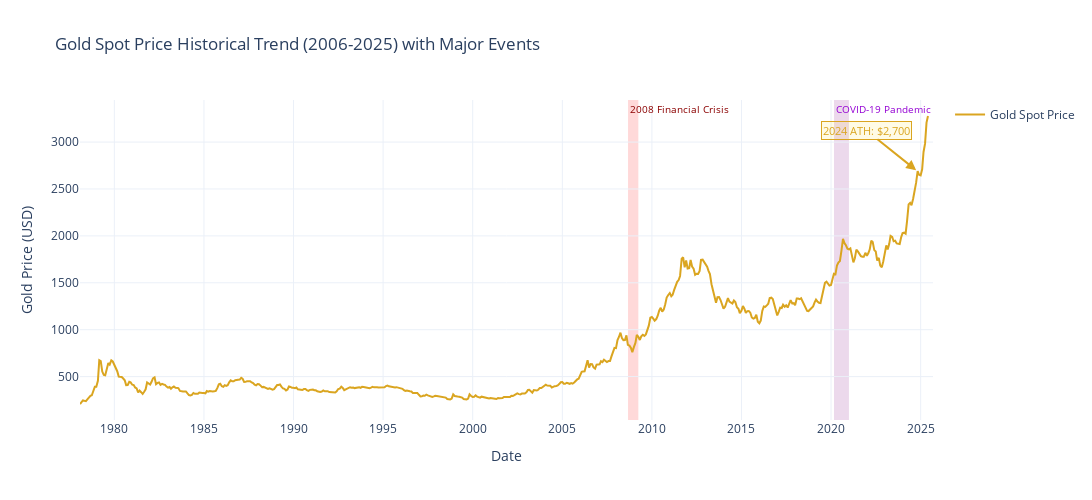

Notebook cell for this chart:
### Code cell
# Interactive Gold Price Time Series with Event Highlights
import plotly.graph_objects as go

fig = go.Figure()

# Main gold price line
fig.add_trace(go.Scatter(
    x=df.index,
    y=df['Gold_Spot'],
    mode='lines',
    name='Gold Spot Price',
    line=dict(color='goldenrod', width=2),
    hovertemplate='<b>Date</b>: %{x|%Y-%m-%d}<br><b>Price</b>: $%{y:.2f}<extra></extra>'
))

# 2008 Financial Crisis highlight (Sep 2008 - Mar 2009)
fig.add_vrect(
    x0="2008-09-01", x1="2009-03-31",
    fillcolor="red", opacity=0.15,
    layer="below", line_width=0,
    annotation_text="2008 Financial Crisis",
    annotation_position="top left",
    annotation=dict(font_size=10, font_color="darkred")
)

# COVID-19 Pandemic highlight (Mar 2020 - Dec 2020)
fig.add_vrect(
    x0="2020-03-01", x1="2020-12-31",
    fillcolor="purple", opacity=0.15,
    layer="below", line_width=0,
    annotation_text="COVID-19 Pandemic",
    annotation_position="top left",
    annotation=dict(font_size=10, font_color="darkviolet")
)

# 2024 All-Time High annotation
fig.add_annotation(
    x="2024-10-01", y=2700,
    text="2024 ATH: $2,700",
    showarrow=True,
    arrowhead=2,
    arrowsize=1,
    arrowwidth=2,
    arrowcolor="goldenrod",
    ax=-50, ay=-40,
    font=dict(size=11, color="goldenrod"),
    bgcolor="rgba(255, 215, 0, 0.1)",
    bordercolor="goldenrod",
    borderwidth=1
)

fig.update_layout(
    title="Gold Spot Price Historical Trend (2006-2025) with Major Events",
    xaxis_title="Date",
    yaxis_title="Gold Price (USD)",
    width=1200,
    height=500,
    hovermode='x unified',
    showlegend=True,
    template='plotly_white'
)

fig.show()

### Figure 1 — Plotly figure (JSON) as saved in the notebook; plotly's stock layout.template omitted (floating-point values rounded to 4 significant figures; data arrays with more than 128 entries replaced by an {"elided": "..."} marker saying what was removed)
{"data": [{"hovertemplate": "<b>Date</b>: %{x|%Y-%m-%d}<br><b>Price</b>: $%{y:.2f}<extra></extra>", "line": {"color": "goldenrod", "width": 2}, "mode": "lines", "name": "Gold Spot Price", "type": "scatter", "x": {"elided": "569 str values"}, "y": {"elided": "569 float values"}}], "layout": {"annotations": [{"font": {"color": "darkred", "size": 10}, "showarrow": false, "text": "2008 Financial Crisis", "x": "2008-09-01", "xanchor": "left", "xref": "x", "y": 1, "yanchor": "top", "yref": "y domain"}, {"font": {"color": "darkviolet", "size": 10}, "showarrow": false, "text": "COVID-19 Pandemic", "x": "2020-03-01", "xanchor": "left", "xref": "x", "y": 1, "yanchor": "top", "yref": "y domain"}, {"arrowcolor": "goldenrod", "arrowhead": 2, "arrowsize": 1, "arrowwidth": 2, "ax": -50, "ay": -40, "bgcolor": "rgba(255, 215, 0, 0.1)", "bordercolor": "goldenrod", "borderwidth": 1, "font": {"color": "goldenrod", "size": 11}, "showarrow": true, "text": "2024 ATH: $2,700", "x": "2024-10-01", "y": 2700}], "height": 500, "hovermode": "x unified", "shapes": [{"fillcolor": "red", "layer": "below", "line": {"width": 0}, "opacity": 0.15, "type": "rect", "x0": "2008-09-01", "x1": "2009-03-31", "xref": "x", "y0": 0, "y1": 1, "yref": "y domain"}, {"fillcolor": "purple", "layer": "below", "line": {"width": 0}, "opacity": 0.15, "type": "rect", "x0": "2020-03-01", "x1": "2020-12-31", "xref": "x", "y0": 0, "y1": 1, "yref": "y domain"}], "showlegend": true, "title": {"text": "Gold Spot Price Historical Trend (2006-2025) with Major Events"}, "width": 1200, "xaxis": {"title": {"text": "Date"}}, "yaxis": {"title": {"text": "Gold Price (USD)"}}}}
